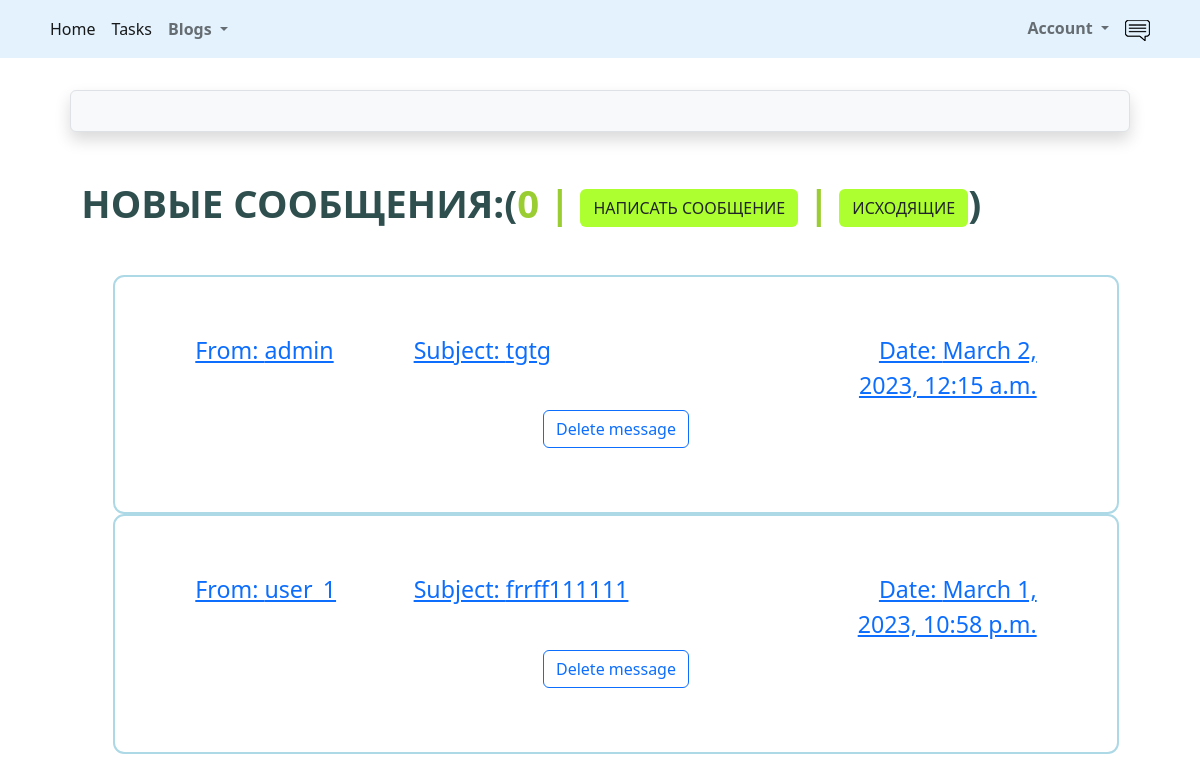
/accounts/profile/inbox (signed in), run on the app's committed database.
### src/accounts/models.py (models this page shows, shortened)
class Message(models.Model):
    sender = models.ForeignKey(User, on_delete=models.SET_NULL, null=True, blank=True)
    recipient = models.ForeignKey(User, on_delete=models.SET_NULL, null=True, blank=True, related_name='messages')
    name = models.CharField(max_length=200, null=True, blank=True)
    subject = models.CharField(max_length=200, null=True, blank=True)
    body = models.TextField(max_length=1000)
    is_readed = models.BooleanField(default=False, null=True)
    created = models.DateTimeField(auto_now_add=True)
    id = models.UUIDField(default=uuid.uuid4, unique=True, primary_key=True, editable=False)
    class Meta:
        ordering = ['is_readed', '-created']

class User(AbstractUser):
    is_activated = models.BooleanField(default=True, db_index=True)
    avatar = models.ImageField(upload_to=avatar_place, default='profile/default.png')
    birthday = models.DateField(null=True, blank=True)
    city = models.CharField(max_length=50, null=True, blank=True)
    class Meta(AbstractUser.Meta):
        db_table = 'user'
    def __str__(self):
        return self.username

### src/accounts/views.py (the view)
# urls.py: path('profile/inbox', Inbox.as_view(), name='inbox'),
class Inbox(LoginRequiredMixin, ListView):
    model = Message
    template_name = 'messages/inbox.html'
    def get_queryset(self):
        queryset = Message.objects.filter(recipient_id=self.request.user.pk).select_related('recipient')
        return queryset
    def get_context_data(self, *, object_list=None, **kwargs):
        context = super(Inbox, self).get_context_data(**kwargs)
        context['count_of_unread'] = self.get_queryset().filter(is_readed=False).count()
        return context

### src/accounts/templates/messages/inbox.html
{% extends 'base.html' %}
{% load static %}
{% block content %}
    <link rel="stylesheet" type="text/css" href="{% static 'message/css/message.css' %}">
<main class="inbox my-xl">
  <div class="content-box">
    <h3 class="inbox__title">Новые сообщения:(<span>{{count_of_unread}} | <a href="{% url 'accounts:create_message' %}" class="btn btn--sub btn--lg">Написать сообщение </a> | <a href="{% url 'accounts:outbox' %}" class="btn btn--sub btn--lg">Исходящие</a></span>)</h3>
    <ul class="messages">
      {% for pm in message_list %}
      {% if pm.is_read == False %}
      <li class="message message--unread">
        {% else %}
      <li class="message">
        {% endif %}
        <a href="{% url 'accounts:message' pm.id %}">
          <span class="message__author">From: {{pm.sender}}</span>
          <span class="message__subject">Subject: {{pm.subject}}</span>
          <span class="message__date">Date: {{pm.created}}</span>
        <center><span><a class="btn btn-outline-primary m-2"
                           href="{% url 'accounts:delete_message' pm.id %}">Delete message</a></span></center>
        </a>
      </li>
      {% endfor %}
    </ul>
  </div>
</main>
{% endblock content %}

### src/accounts/static/message/css/message.css (style rules this page uses)
.message { padding: 2.5rem 0; }
.message > a span { font-size: 1.45rem; font-weight: 500; }
.message:not(:last-child) { border-bottom: 2px solid white; }
.message > a { display: flex; gap: 1rem; }
.message__author, .message__date { flex-basis: 25%; }
.message__subject { flex-basis: 50%; }
.message__date { text-align: right; }
.message.message { list-style: none; background: white; padding: 3.5rem 5rem; border: 2px solid lightblue; border-radius: 0.7rem; }
.inbox { height: 90vh; }
.inbox__title, .inbox__title span { font-size: 2.4rem; font-weight: 700; color: darkslategrey; text-transform: uppercase; text-align: left; margin-bottom: 3rem; }
.inbox__title span { color: yellowgreen; }
.content-box { width: 95%; max-width: 85rem; margin: 0 auto; }
.btn--sub { background-color: greenyellow; }

### data on the page
Message: sender "admin", subject "tgtg", created "March 2, 2023, 12:15 a.m."
Message: sender "user_1", subject "frrff111111", created "March 1, 2023, 10:58 p.m."

### other printed values
{{ count_of_unread }} "0"
